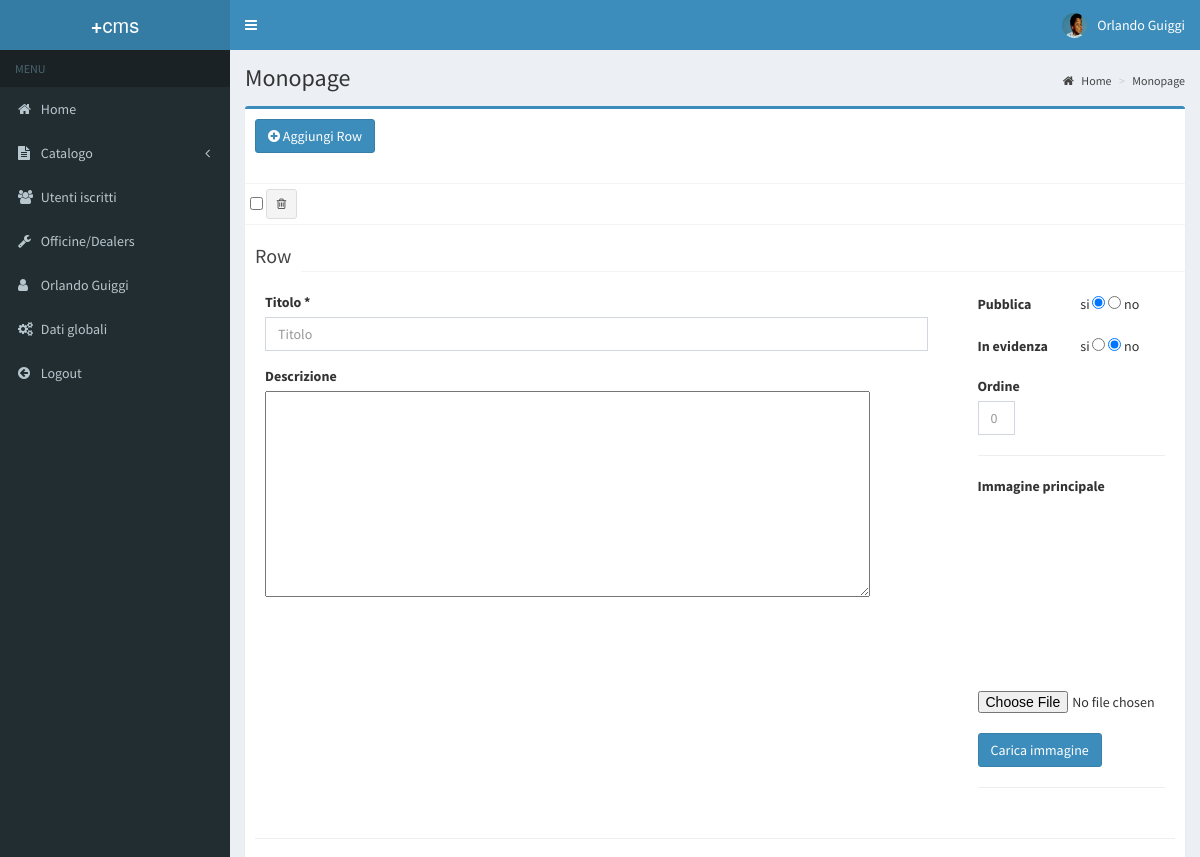
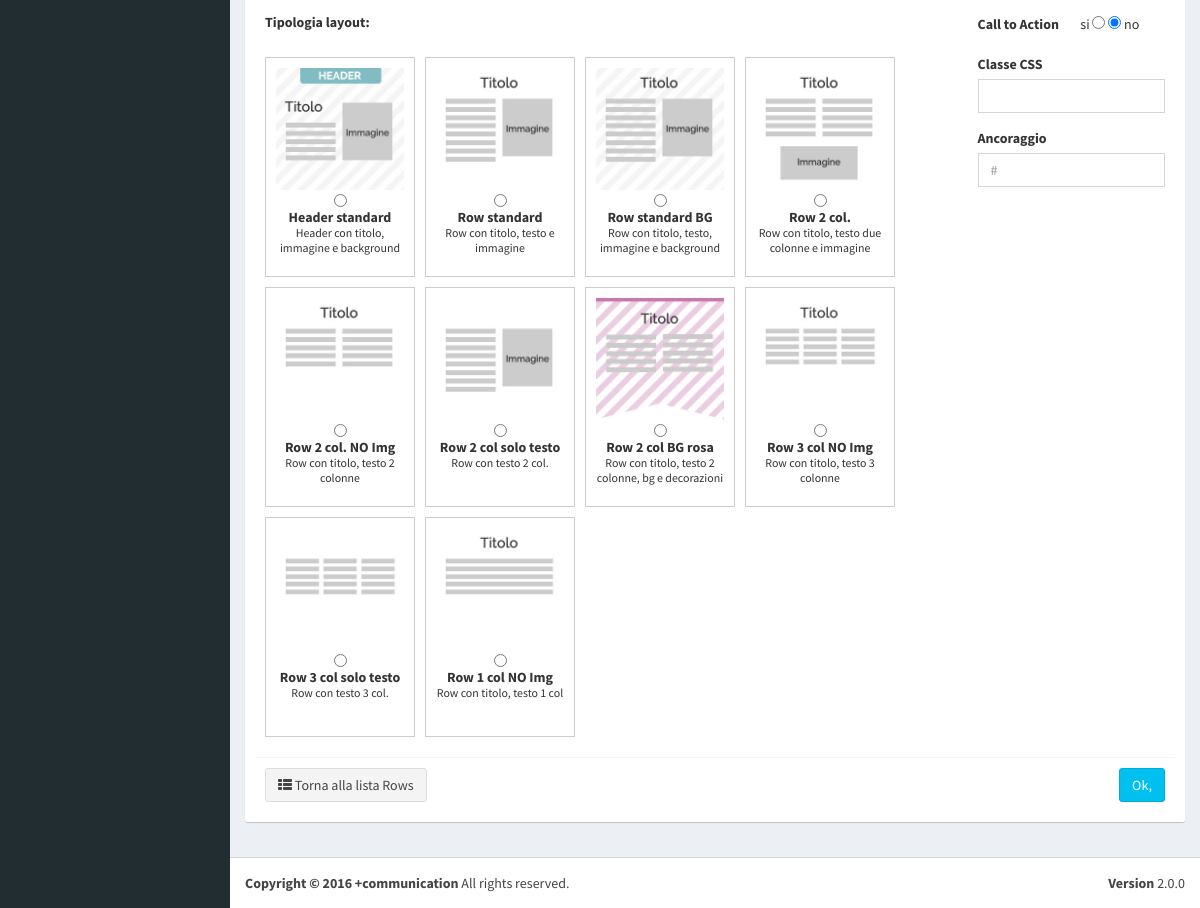
The app's page /categoria-monopage.php (signed in) with its own data (2 pictures, top to bottom).
### tables this page shows
CREATE TABLE `tbl_layout` (
  `ID` int(11) NOT NULL,
  `Nome` varchar(222) NOT NULL,
  `Descrizione` varchar(255) NOT NULL,
  `Immagine` varchar(255) NOT NULL
);

### categoria-monopage.php (the view, shortened to what this page needs)
<?php
$lingua = $_SESSION['predef_lingua'];
?>
<!DOCTYPE html>
<html lang="it">
  <head>
    <?php include('inc-style.php'); ?>
</head>
<body class="hold-transition skin-blue sidebar-mini" >
      <div class="wrapper">
      <?php include('inc-header.php'); ?>
      <aside class="main-sidebar">
        <section class="sidebar">
          <?php require_once('inc-menu-sx.php'); ?>
        </section>
      </aside>
      <div class="content-wrapper">
        <section class="content-header">
          <h1>
            Monopage
          </h1>
          <ol class="breadcrumb">
            <li><a href="index.php"><i class="fa fa-home" aria-hidden="true"></i> Home</a></li>
            <li><a href="#">Monopage</a></li>
          </ol>
        </section>
        <section class="content">
          <div class="row">
            <div class="col-md-12">
            <div class="box box-primary">
              <div id="showRow" >
                <div class="box-header with-border">
                  <a href="categoria-monopage.php?act=add&lingua=<?php echo $lingua; ?>" class="btn btn-primary margin-bottom"><i class="fa fa-plus-circle" aria-hidden="true"></i> Aggiungi Row</a>
                </div>
                <div class="box-body no-padding">
                  <div class="mailbox-controls">
                    <div class="btn-group">
                      <input type="checkbox" class="selectAll" value="" >
                    </div>
                    <div class="btn-group">
                      <button class="btn btn-default btn-sm" id="trashBt" ><i class="fa fa-trash-o"></i></button>
                    </div>
                  </div>
                </div>
                <div class="box-footer no-padding">
                  <div class="mailbox-controls">
                  </div>
                </div>
            </div>
            <div id="addEditRow" >
        <?php
          $connup = db_connect();
          $flagSelP1 = "checked=\"checked\"";
          $flagSelP2 = "";
          $flagSelE1 = "";
          $flagSelE2 = "checked=\"checked\"";
        ?>
              <div class="nav-tabs-custom">
                <ul class="nav nav-tabs pull-right">
                  <li class="pull-left header"><?php echo $label_tit; ?> Row</li>
                </ul>
                <div class="tab-content ">
                  <div class="chart tab-pane active" id="cont-ita" >
                  <form id="addForm" name="addForm" method="post" >
                    <div class="box-body no-padding">
                    <div class="row">
                    <div class="col-md-9">
                      <div class="box-body pad ">
                          <div class="form-group">
                            <label for="titolo">Titolo *</label>
                            <input type="text" class="form-control" id="titolo" name="titolo" placeholder="Titolo" value="<?php echo $Titolo; ?>" autocomplete="on" >
                          </div>
                      <div class="form-group">
                        <label for="editor1">Descrizione</label>
                        <textarea id="editor1" name="editor1" rows="10" cols="80"><?php echo $Descrizione; ?></textarea>
                      </div>
                      </div>
                    </div>
                    <div class="col-md-3">
                      <div class="box-body pad ">
                          <div class="form-group">
                            <label>Pubblica</label>
                            si
                            <input type="radio" name="pubb1" value="1" <?php echo $flagSelP1; ?> />
                            <input type="radio" name="pubb1" value="0" <?php echo $flagSelP2; ?>  /> no
                          </div>
                          <div class="form-group">
                            <label>In evidenza</label>
                            si
                            <input type="radio" name="evid1" value="1" <?php echo $flagSelE1; ?>  />
                            <input type="radio" name="evid1" value="0" <?php echo $flagSelE2; ?> /> no
                          </div>
                          <div class="form-group">
                            <label for="ordine">Ordine</label>
                            <input type="text" class="form-control" id="ordine" name="ordine" placeholder="0" value="<?php echo $Ordine; ?>" style="width: 20%;"  autocomplete="on"  >
                          </div>
                          <hr id="line">
                          <div class="form-group">
                            <label>Immagine principale</label><br/>
                            <form id="uploadimage" action="" method="post" enctype="multipart/form-data">
                            <div id="image_preview" class="imageThumb thumb" >
                              <img id="previewing" src="<?php echo $imgEvidenza; ?>" style="width:100%;" /></div>
                            <div id="selectImage">
                            <input type="file" name="fileUp" id="fileUp" required /><br/>
                            <button id="submitUpload" class="btn btn-primary" />Carica immagine</button>
                            </div>
                            </form>
                            <hr id="line">
                          </div>
                      </div>
                    </div>
                    <?php
                    $stmtLayout = $connup->stmt_init();
                    $stmtLayout->prepare("SELECT L.ID, L.Nome, L.Descrizione, L.Immagine
                                      FROM tbl_layout L ");
                    $stmtLayout->execute();
                    $stmtLayout->store_result();
                    $stmtLayout->bind_result($ID_layout_all, $Nome_layout, $Descrizione_layout, $Thumb_layout);
                    $total_layout = $stmtLayout->num_rows;
                    if($total_layout > 0) {
                    ?>
                    <div class="col-md-12" ><hr id="line"></div>
                    <div class="col-md-9" >
                      <div class="box-body pad ">
                        <label for="titolo">Tipologia layout:</label><br/><br/>
                        <div class="form-group">
                            <?php
                            while($stmtLayout->fetch()) {
                            ?>
                              <div class="blockRadio <?php if($id_layout == $ID_layout_all): echo "evidBlock"; endif; ?>" >
                              <img src="./img/<?php echo $Thumb_layout; ?>" /><br/>
                              <input type="radio" name="selLayout" value="<?php echo $ID_layout_all; ?>" <?php if($id_layout == $ID_layout_all): echo "checked=\"checked\""; endif; ?> /><br/><b><?php echo $Nome_layout; ?></b><br/><small><?php echo $Descrizione_layout;?></small></div>
                            <?php }  ?>
                        </div>
                      </div>
                    </div>
                    <div class="col-md-3">
                      <div class="box-body pad ">
                          <?php
                          $flagSelCTA1 = "";
                          $flagSelCTA2 = "checked=\"checked\"";
                          if($arrayLayout['cta'] == 1){ $flagSelCTA1 = "checked=\"checked\""; $flagSelCTA2 = ""; } ?>
                          <div class="form-group">
                            <label>Call to Action</label>
                            si
                            <input type="radio" name="selCta" value="1" <?php echo $flagSelCTA1; ?> />
                            <input type="radio" name="selCta" value="0" <?php echo $flagSelCTA2; ?>  /> no
                          </div>
                          <div class="form-group">
                            <label for="classCss">Classe CSS</label>
                            <input type="text" class="form-control" id="classCss" name="classCss" placeholder="" value="<?php echo $arrayLayout['classCss']; ?>"  >
                          </div>
                          <div class="form-group">
                            <label for="ancora">Ancoraggio</label>
                            <input type="text" class="form-control" id="ancora" name="ancora" placeholder="#" value="<?php echo $arrayLayout['ancora']; ?>"  >
                          </div>
                      </div>
                    </div>
                    <?php
                    }
                    ?>
                    </div>
                    </div>
                    <div class="box-footer with-border">
                      <a href="categoria-monopage.php?act=load" class="btn btn-default"><i class="fa fa-th-list" aria-hidden="true"></i> Torna alla lista Rows</a>
                      <button type="submit" id="submitForm" class="btn btn-info pull-right">Ok, <?php echo $label_tit; ?></button>
                    </div>
                  </form>
                  </div>
                </div>
              </div>
          </div>
              </div>
            </div>
          </div>
        </section>
      </div>
      <?php include('inc-footer.php'); ?>
</html>

### inc-style.php
<link rel="stylesheet" href="./bootstrap/css/bootstrap.min.css">
<link rel="stylesheet" href="https://maxcdn.bootstrapcdn.com/font-awesome/4.4.0/css/font-awesome.min.css">
<link rel="stylesheet" href="https://code.ionicframework.com/ionicons/2.0.1/css/ionicons.min.css">
<link rel="stylesheet" href="./dist/css/AdminLTE.min.css">
<link rel="stylesheet" href="./plugins/iCheck/square/blue.css">
<link rel="stylesheet" href="dist/css/skins/_all-skins.min.css">
<link rel="stylesheet" href="plugins/iCheck/flat/blue.css">
<link rel="stylesheet" href="plugins/datepicker/datepicker3.css">
<link rel="stylesheet" href="plugins/daterangepicker/daterangepicker-bs3.css">
<link rel="stylesheet" href="plugins/bootstrap-wysihtml5/bootstrap3-wysihtml5.min.css">
<link rel="stylesheet" href="./style.css">

### inc-header.php (shortened to what this page needs)
<header class="main-header">
  <a href="index.php" class="logo">
    <span class="logo-lg"><b>+</b>cms</span>
  </a>
  <nav class="navbar navbar-static-top" role="navigation">
    <a href="#" class="sidebar-toggle" data-toggle="offcanvas" role="button">
    </a>
    <div class="navbar-custom-menu">
      <ul class="nav navbar-nav">
        <li class="dropdown user user-menu">
          <a href="#" class="dropdown-toggle" data-toggle="dropdown">
            <?php if(strcmp($_SESSION['user_thumb'],"") != 0 ) { ?>
            <img src="<?php echo $_SESSION['user_thumb']; ?>" class="user-image" alt="User Profile Image"><?php } ?>
            <span class="hidden-xs"><?php echo $_SESSION['nome_utente']; ?></span>
          </a>
        </li>
      </ul>
    </div>
  </nav>
</header>

### inc-menu-sx.php (shortened to what this page needs)
<?php $currpage = pathinfo($_SERVER['PHP_SELF'], PATHINFO_FILENAME);
$act = $_GET['act']; ?>
<ul class="sidebar-menu">
  <li class="header">MENU</li>
  <li class="<?php if(strcmp($currpage, "login-users") == 0) { echo "active"; } ?>" >
    <a href="login-users.php" ><i class="fa fa-home" aria-hidden="true"></i> <span>Home</span></a>
  </li>
  <li class="treeview <?php if(strcmp($currpage, "categoria-page") == 0) { echo "active"; } ?>">
    <a href="#">
      <i class="fa fa-file-text" aria-hidden="true"></i> <span>Catalogo</span>
      <i class="fa fa-angle-left pull-right"></i>
    </a>
  </li>
  <li class="<?php if((strcmp($currpage, "categoria-users") == 0) && (strcmp($act, "load") == 0)) { echo "active"; }?>" >
    <a href="categoria-users.php?act=load" >
      <i class="fa fa-users" aria-hidden="true"></i> <span>Utenti iscritti</span>
    </a>
  </li>
    <li class="<?php if((strcmp($currpage, "officina-profile") == 0) || (strcmp($currpage, "categoria-officine") == 0)) { echo "active"; }?>" >
    <a href="categoria-officine.php?act=load" >
      <i class="fa fa-wrench" aria-hidden="true"></i> <span>Officine/Dealers</span>
    </a>
  </li>
  <li class="<?php if(strcmp($currpage, "profile") == 0) { echo "active"; } ?>" >
    <a href="profile.php" >
      <i class="fa fa-user" aria-hidden="true"></i> <span><?php echo $_SESSION['nome_utente']; ?></span>
    </a>
  </li>
  <li class="<?php if(strcmp($currpage, "configuration") == 0) { echo "active"; } ?>" >
    <a href="configuration.php" >
      <i class="fa fa-cogs" aria-hidden="true"></i> <span>Dati globali</span>
    </a>
  </li>
  <li>
    <a href="index.php?act=logout" >
      <i class="fa fa-arrow-circle-left" aria-hidden="true"></i> <span>Logout</span>
    </a>
  </li>
</ul>

### inc-footer.php (shortened to what this page needs)
  <footer class="main-footer">
    <div class="pull-right hidden-xs">
      <b>Version</b> 2.0.0
    </div>
    <strong>Copyright &copy; 2016 +communication</strong> All rights reserved.
  </footer>
</div>

### style.css (style rules this page uses)
html, body { height: 100%; }
.imageThumb { float: left; margin-right: 20px; }
.imageThumb.thumb { width: 180px; height: 180px; overflow: hidden; border-radius: 0; background-color: white; background-size: cover; margin: 0px 0px 10px 0px; }
.nav-tabs-custom>.nav-tabs>li { border-top: 3px solid #efefef; margin-bottom: -2px; margin-right: 0px; background: #efefef; }
.nav-tabs-custom>.nav-tabs>li.header { background: #fff; border-top-color: #fff; }
label { display: inline-block; max-width: 100%; margin-bottom: 5px; font-weight: 700; min-width: 100px; }
div.blockRadio { float:left; display: inline-block; width:150px; height:220px; padding: 10px; margin: 0px 10px 10px 0px; border: 1px solid #ccc; text-align:center; line-height: 15px; }
div.blockRadio img { width:100%; }

### records on screen
tbl_layout: Immagine (picture), Nome "Header standard", Descrizione "Header con titolo, immagine e background"
tbl_layout: Immagine (picture), Nome "Row standard", Descrizione "Row con titolo, testo e immagine"
tbl_layout: Immagine (picture), Nome "Row standard BG", Descrizione "Row con titolo, testo, immagine e background"
tbl_layout: Immagine (picture), Nome "Row 2 col.", Descrizione "Row con titolo, testo due colonne e immagine"
tbl_layout: Immagine (placeholder picture), Nome "Row 2 col. NO Img", Descrizione "Row con titolo, testo 2 colonne"
tbl_layout: Immagine (placeholder picture), Nome "Row 2 col solo testo", Descrizione "Row con testo 2 col."
tbl_layout: Immagine (picture), Nome "Row 2 col BG rosa", Descrizione "Row con titolo, testo 2 colonne, bg e decorazioni"
tbl_layout: Immagine (placeholder picture), Nome "Row 3 col NO Img", Descrizione "Row con titolo, testo 3 colonne"
tbl_layout: Immagine (placeholder picture), Nome "Row 3 col solo testo", Descrizione "Row con testo 3 col."
tbl_layout: Immagine (placeholder picture), Nome "Row 1 col NO Img", Descrizione "Row con titolo, testo 1 col"

### other values on screen
$_SESSION['nome_utente'] "Orlando Guiggi"
